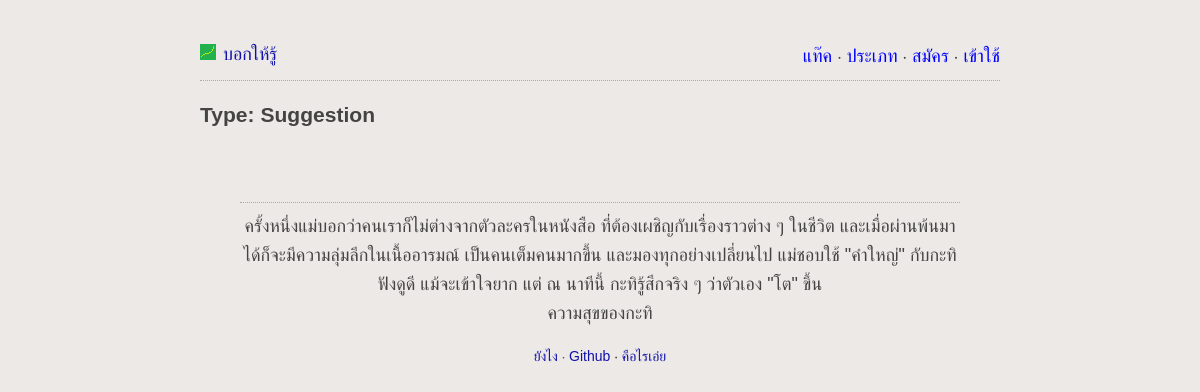
Before: /type.php?name=Suggestion with the older database file.
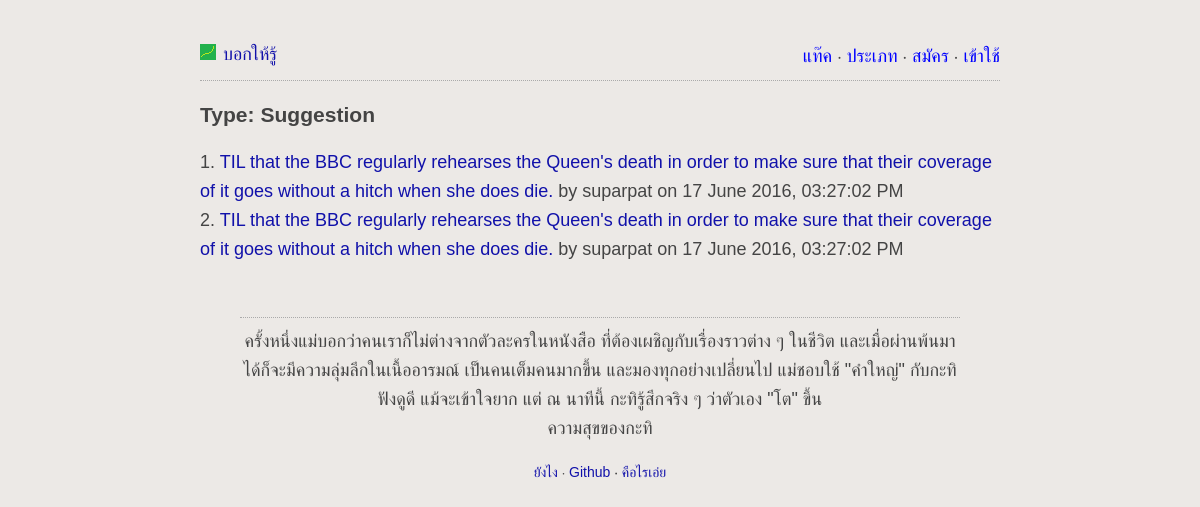
After: the same page with the newer database file.
### tables this page shows
CREATE TABLE IF NOT EXISTS `types` (
  `id` int(11) NOT NULL AUTO_INCREMENT,
  `name` varchar(255) NOT NULL,
  PRIMARY KEY (`id`),
  UNIQUE KEY `name` (`name`)
);

CREATE TABLE IF NOT EXISTS `posts` (
  `id` int(11) NOT NULL AUTO_INCREMENT,
  `subject` varchar(300) NOT NULL,
  `content` text NOT NULL,
  `uid` int(11) NOT NULL,
  `votes` int(11) NOT NULL DEFAULT '0',
  `created_at` timestamp NOT NULL DEFAULT CURRENT_TIMESTAMP,
  `updated_at` timestamp NULL DEFAULT CURRENT_TIMESTAMP ON UPDATE CURRENT_TIMESTAMP,
  PRIMARY KEY (`id`),
  KEY `author` (`uid`)
);

CREATE TABLE IF NOT EXISTS `users` (
  `uid` int(11) NOT NULL AUTO_INCREMENT,
  `username` varchar(25) NOT NULL,
  `password` varchar(255) NOT NULL,
  `email` varchar(100) NOT NULL,
  `created_at` timestamp NOT NULL DEFAULT CURRENT_TIMESTAMP,
  PRIMARY KEY (`uid`),
  UNIQUE KEY `username` (`username`),
  UNIQUE KEY `email` (`email`)
);

### lib/typeClass.php (called while the page is built, shortened)
<?php
class typeClass{
	public function fetchPostsByType($type){
		try{
			$db = getDB();
			$stmt = $db->prepare("SELECT posts.id, posts.subject, types.name, posts.uid, users.username, posts.created_at FROM types INNER JOIN posts_type ON types.id=posts_type.type_id JOIN posts ON posts_type.post_id=posts.id JOIN users ON posts.uid=users.uid WHERE types.name=:name AND posts.draft=0");
			$stmt->bindParam("name", $type, PDO::PARAM_STR);
			$stmt->execute();
			$data = $stmt->fetchAll(PDO::FETCH_OBJ);
			return $data;
		}
		catch(PDOException $e){
			echo '{"error":{"text":'. $e->getMessage() .'}}';
		}
	}
}
?>

### type.php (the view, shortened to what this page needs)
<?php
	require_once('lib/typeClass.php');
	if(isset($_GET['name'])){
		$typeClass = new typeClass();
		$posts = $typeClass->fetchPostsByType($_GET['name']);
	}else{
		$url=BASE_URL.'browse.php';
		header("Location: $url");
	}
?>
<html>
	<head>
		<?php include 'partials/header.php' ?>
	</head>
	<body>
		<div id="content">
			<?php include 'partials/top_menu.php' ?>
			<header>
				<h3>Type: <?php echo $_GET['name']; ?></h3>
			</header>
			<?php
				foreach($posts as $key=>$post){
					echo ($key+1).". <a href=post.php?id=$post->id>".htmlspecialchars($post->subject, ENT_QUOTES, 'UTF-8')."</a> by $post->username on ".date('j F Y\, h:i:s A', strtotime($post->created_at))."<br>";
				}
			?>
			<?php include 'partials/quote_block.php' ?>
			<?php include 'partials/footer.php' ?>
		</div>
	</body>
</html>

Changed rows visible on the page:
added types: posts.subject "TIL that the BBC regularly rehearses the Queen's death in order to make sure that their coverage of it goes without a hitch when she does die.", users.username "suparpat", posts.created_at "17 June 2016, 03:27:02 PM"
